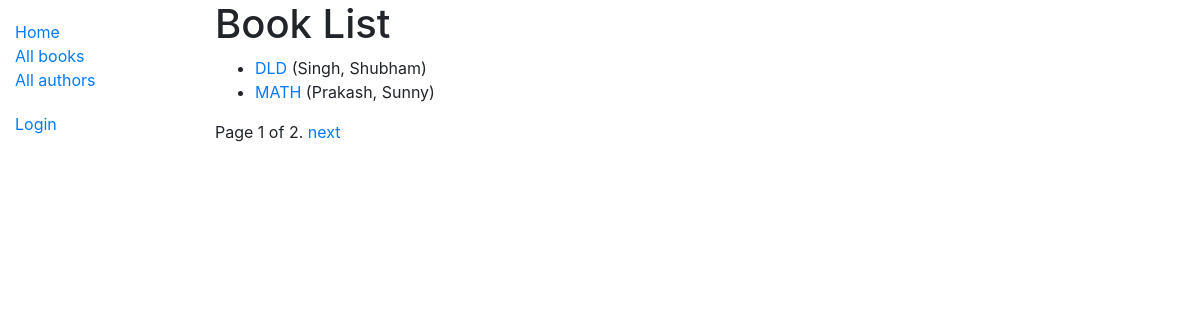
/catalog/books/, run on the app's committed database.
### catalog/models.py (models this page shows, shortened)
class Book(models.Model):
    title = models.CharField(max_length=200)
    author = models.ForeignKey('Author', on_delete=models.SET_NULL, null=True)
    summary = models.TextField(max_length=1000, help_text='Enter a brief description of the book')
    isbn = models.CharField('ISBN', max_length=13, help_text='13 Character <a href="https://www.isbn-international.org/content/what-isbn">ISBN number</a>')
    genre = models.ManyToManyField(Genre, help_text='Select a genre for this book')
    language = models.ForeignKey('Language', on_delete=models.SET_NULL, null= True)
    def get_absolute_url(self):
        return reverse('book-detail', args=[str(self.id)])

class Author(models.Model):
    first_name = models.CharField(max_length=100)
    last_name = models.CharField(max_length=100)
    date_of_birth = models.DateField(null=True, blank=True)
    date_of_death = models.DateField('Died', null=True, blank=True)
    class Meta:
        ordering = ['last_name']
    def __str__(self):
        return '{0}, {1}'.format(self.last_name, self.first_name)

### catalog/views.py (the view)
class BookListView(ListView):
    model = Book
    template_name = 'catalog/Book/book_list.html'
    paginate_by = 2

### catalog/templates/catalog/Book/book_list.html
{% extends "base_generic.html" %}
{% block content %}
  <h1>Book List</h1>
  {% if book_list %}
  <ul>
    {% for book in book_list %}
      <li>
        <a href="{{ book.get_absolute_url }}">{{ book.title }}</a> ({{ book.author }})
      </li>
    {% endfor %}
  </ul>
  {% else %}
    <p>There are no books in the library.</p>
  {% endif %}
{% endblock %}

### data on the page
Book: title "DLD", author "Singh, Shubham"
Book: title "MATH", author "Prakash, Sunny"

### other printed values
{{ page_obj.number }} "1"
{{ page_obj.paginator.num_pages }} "2"
